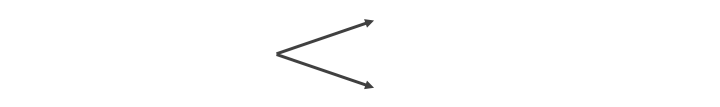
#> input picture experiment/materials/images/biology/base.png, 720 x 107 px
$ python gen_cases.py
#> lines starting #> are read from the running program, lines starting #| are printed output that depends on the picture
"""
Generating queries automatically
"""

import os
from PIL import Image
import numpy as np


abspath = os.path.abspath(__file__)
dname = os.path.dirname(abspath)
os.chdir(dname)


def query_generator(vals):
    base = Image.open('base.png')
#> base is the input picture: PIL image 720x107 RGB; min 64, max 255, mean 253.4

    # cause
    X = Image.open('X/X_' + vals[0] + '.png').convert("RGBA")
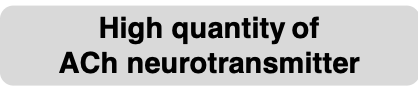
#> input picture experiment/materials/images/biology/X/X_high.png, 418 x 97 px
#> X is the input picture: PIL image 418x97 RGBA; mean R, G, B, A 153.9, 153.9, 153.9, 209.6
    X.thumbnail((275,275))
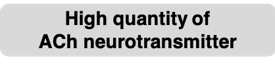
#> X: PIL image 275x64 RGBA; mean R, G, B, A 156.3, 156.3, 156.3, 209.7; transparent parts drawn white

    # effects
    img_size = (345,345)
#> (the run stopped early here; a loop or call above may not have finished)
